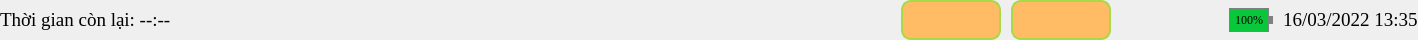
     <widget class="QFrame" name="frameFooter">
      <property name="minimumSize">
       <size>
        <width>0</width>
        <height>40</height>
       </size>
      </property>
      <property name="maximumSize">
       <size>
        <width>16777215</width>
        <height>40</height>
       </size>
      </property>
      <property name="styleSheet">
       <string notr="true">border:none;</string>
      </property>
      <property name="frameShape">
       <enum>QFrame::StyledPanel</enum>
      </property>
      <property name="frameShadow">
       <enum>QFrame::Raised</enum>
      </property>
      <layout class="QHBoxLayout" name="horizontalLayout_4">
       <property name="spacing">
        <number>10</number>
       </property>
       <property name="leftMargin">
        <number>0</number>
       </property>
       <property name="topMargin">
        <number>0</number>
       </property>
       <property name="rightMargin">
        <number>0</number>
       </property>
       <property name="bottomMargin">
        <number>0</number>
       </property>
       <item>
        <widget class="QLabel" name="lb_total_time">
         <property name="font">
          <font>
           <family>Times New Roman</family>
           <pointsize>14</pointsize>
          </font>
         </property>
         <property name="styleSheet">
          <string notr="true"/>
         </property>
         <property name="text">
          <string>Thời gian còn lại: --:--</string>
         </property>
        </widget>
       </item>
       <item>
        <spacer name="horizontalSpacer">
         <property name="orientation">
          <enum>Qt::Horizontal</enum>
         </property>
         <property name="sizeHint" stdset="0">
          <size>
           <width>720</width>
           <height>20</height>
          </size>
         </property>
        </spacer>
       </item>
       <item>
        <widget class="QPushButton" name="btn_off">
         <property name="minimumSize">
          <size>
           <width>100</width>
           <height>40</height>
          </size>
         </property>
         <property name="font">
          <font>
           <family>Times New Roman</family>
           <pointsize>12</pointsize>
           <weight>75</weight>
           <bold>true</bold>
          </font>
         </property>
         <property name="layoutDirection">
          <enum>Qt::RightToLeft</enum>
         </property>
         <property name="styleSheet">
          <string notr="true">QPushButton{
	background-color: #ffbc65;
    border: 2px solid #a7da46;
    border-radius:10px;
}
QPushButton:hover{
	background-color:#ffe5c4;
}</string>
         </property>
         <property name="text">
          <string/>
         </property>
         <property name="icon">
          <iconset resource="assets.qrc">
           <normaloff>:/img/power-on.svg</normaloff>:/img/power-on.svg</iconset>
         </property>
         <property name="iconSize">
          <size>
           <width>32</width>
           <height>32</height>
          </size>
         </property>
        </widget>
       </item>
       <item>
        <widget class="QPushButton" name="btn_run">
         <property name="minimumSize">
          <size>
           <width>100</width>
           <height>40</height>
          </size>
         </property>
         <property name="font">
          <font>
           <family>Times New Roman</family>
           <pointsize>12</pointsize>
           <weight>75</weight>
           <bold>true</bold>
          </font>
         </property>
         <property name="layoutDirection">
          <enum>Qt::RightToLeft</enum>
         </property>
         <property name="styleSheet">
          <string notr="true">QPushButton{
	background-color: #ffbc65;
    border: 2px solid #a7da46;
    border-radius:10px;
}
QPushButton:hover{
	background-color:#ffe5c4;
}</string>
         </property>
         <property name="text">
          <string/>
         </property>
         <property name="icon">
          <iconset resource="assets.qrc">
           <normaloff>:/img/play.svg</normaloff>:/img/play.svg</iconset>
         </property>
         <property name="iconSize">
          <size>
           <width>32</width>
           <height>32</height>
          </size>
         </property>
         <property name="checkable">
          <bool>false</bool>
         </property>
        </widget>
       </item>
       <item>
        <widget class="QLabel" name="label_5">
         <property name="minimumSize">
          <size>
           <width>32</width>
           <height>32</height>
          </size>
         </property>
         <property name="maximumSize">
          <size>
           <width>32</width>
           <height>32</height>
          </size>
         </property>
         <property name="toolTip">
          <string>Bluetooth</string>
         </property>
         <property name="text">
          <string/>
         </property>
         <property name="pixmap">
          <pixmap resource="assets.qrc">:/img/bluetooth.svg</pixmap>
         </property>
         <property name="scaledContents">
          <bool>true</bool>
         </property>
        </widget>
       </item>
       <item>
        <widget class="QFrame" name="frameInternet">
         <property name="toolTip">
          <string notr="true">Mất kết nối internet</string>
         </property>
         <property name="toolTipDuration">
          <number>0</number>
         </property>
         <property name="frameShape">
          <enum>QFrame::StyledPanel</enum>
         </property>
         <property name="frameShadow">
          <enum>QFrame::Raised</enum>
         </property>
         <layout class="QHBoxLayout" name="horizontalLayout_3">
          <property name="leftMargin">
           <number>0</number>
          </property>
          <property name="topMargin">
           <number>0</number>
          </property>
          <property name="rightMargin">
           <number>0</number>
          </property>
          <property name="bottomMargin">
           <number>0</number>
          </property>
          <item>
           <widget class="QLabel" name="lb_internet">
            <property name="minimumSize">
             <size>
              <width>32</width>
              <height>32</height>
             </size>
            </property>
            <property name="maximumSize">
             <size>
              <width>32</width>
              <height>32</height>
             </size>
            </property>
            <property name="font">
             <font>
              <family>Times New Roman</family>
              <pointsize>14</pointsize>
             </font>
            </property>
            <property name="styleSheet">
             <string notr="true"/>
            </property>
            <property name="text">
             <string/>
            </property>
            <property name="pixmap">
             <pixmap resource="assets.qrc">:/img/network_lost.svg</pixmap>
            </property>
            <property name="scaledContents">
             <bool>true</bool>
            </property>
           </widget>
          </item>
         </layout>
        </widget>
       </item>
       <item>
        <widget class="QFrame" name="frame_7">
         <property name="sizePolicy">
          <sizepolicy hsizetype="Fixed" vsizetype="Preferred">
           <horstretch>0</horstretch>
           <verstretch>0</verstretch>
          </sizepolicy>
         </property>
         <property name="frameShape">
          <enum>QFrame::StyledPanel</enum>
         </property>
         <property name="frameShadow">
          <enum>QFrame::Raised</enum>
         </property>
         <layout class="QHBoxLayout" name="horizontalLayout_17">
          <property name="spacing">
           <number>0</number>
          </property>
          <property name="leftMargin">
           <number>0</number>
          </property>
          <property name="topMargin">
           <number>0</number>
          </property>
          <property name="rightMargin">
           <number>0</number>
          </property>
          <property name="bottomMargin">
           <number>0</number>
          </property>
          <item>
           <widget class="QLabel" name="lb_charge">
            <property name="minimumSize">
             <size>
              <width>24</width>
              <height>24</height>
             </size>
            </property>
            <property name="maximumSize">
             <size>
              <width>24</width>
              <height>24</height>
             </size>
            </property>
            <property name="text">
             <string/>
            </property>
            <property name="pixmap">
             <pixmap resource="assets.qrc">:/img/thunder.svg</pixmap>
            </property>
            <property name="scaledContents">
             <bool>true</bool>
            </property>
           </widget>
          </item>
          <item>
           <widget class="QProgressBar" name="battery_percent">
            <property name="maximumSize">
             <size>
              <width>40</width>
              <height>24</height>
             </size>
            </property>
            <property name="font">
             <font>
              <family>Times New Roman</family>
              <kerning>true</kerning>
             </font>
            </property>
            <property name="styleSheet">
             <string notr="true">QProgressBar::chunk{
	background-color:rgb(8, 199, 59);
}
QProgressBar{border: 1px solid gray;}
</string>
            </property>
            <property name="value">
             <number>100</number>
            </property>
            <property name="alignment">
             <set>Qt::AlignCenter</set>
            </property>
            <property name="orientation">
             <enum>Qt::Horizontal</enum>
            </property>
           </widget>
          </item>
          <item>
           <widget class="QLabel" name="label_2">
            <property name="minimumSize">
             <size>
              <width>4</width>
              <height>8</height>
             </size>
            </property>
            <property name="maximumSize">
             <size>
              <width>4</width>
              <height>8</height>
             </size>
            </property>
            <property name="styleSheet">
             <string notr="true">background-color:gray;</string>
            </property>
            <property name="text">
             <string/>
            </property>
           </widget>
          </item>
         </layout>
        </widget>
       </item>
       <item>
        <widget class="QLabel" name="lb_datetime">
         <property name="font">
          <font>
           <family>Times New Roman</family>
           <pointsize>14</pointsize>
          </font>
         </property>
         <property name="styleSheet">
          <string notr="true"/>
         </property>
         <property name="text">
          <string>16/03/2022 13:35</string>
         </property>
         <property name="textFormat">
          <enum>Qt::AutoText</enum>
         </property>
        </widget>
       </item>
      </layout>
     </widget>
